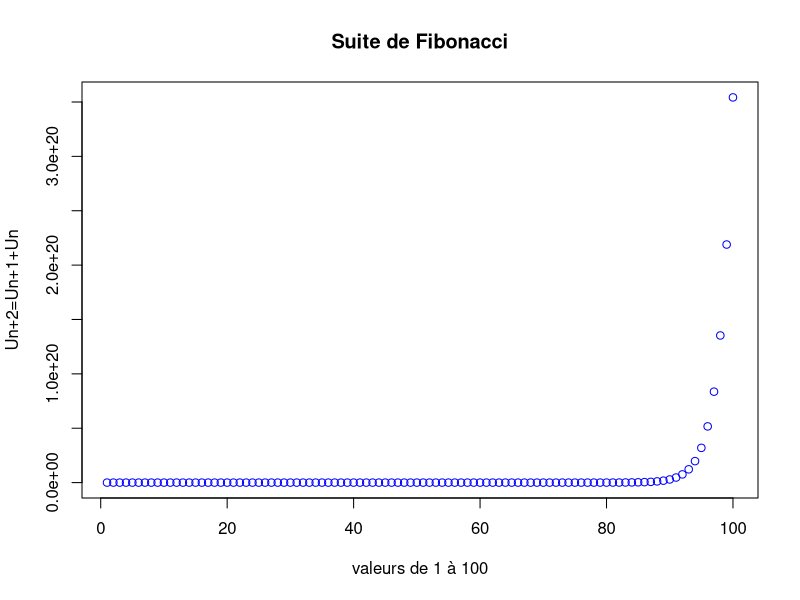
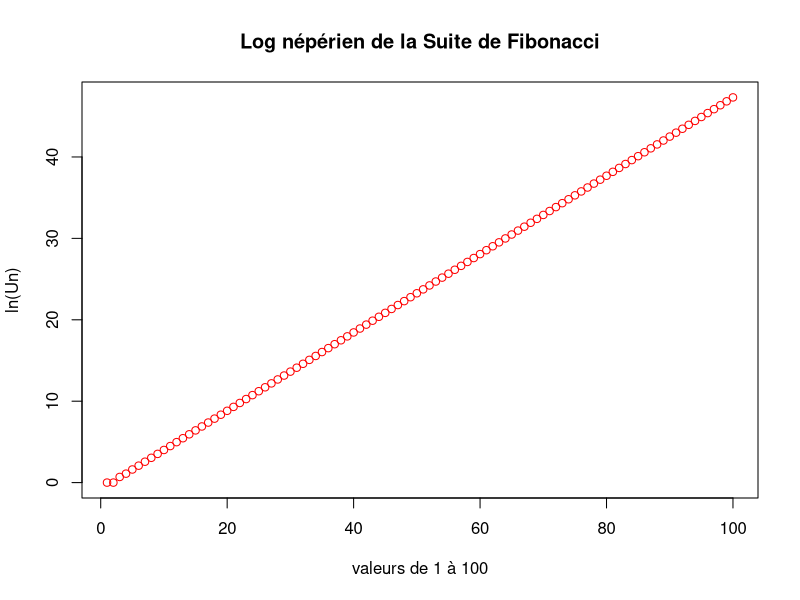

Write R code to recreate these figures, in order.
# Exercice 1.6 — Fibonnacci (script et boucle sous R) On souhaite calculer avec R les
# 100 premiers termes de la suite de Fibbonacci u n+2 = u n+1 + u n .
#créeer un vecteur u de taille 100 ne contenant que de 1
u <- rep(1, 100)
#En utilisant la boucle for, assigner a un+2 la valeur u n+1 + u n .
for(i in 1:(length(u)-2)){u[i+2]<-u[i+1] + u[i]}
#En utilisant la commande plot repr ́esenter la suite (u n ) sur un graphique.
plot(1:100,u,main="Suite de Fibonacci", xlab="valeurs de 1 à 100", ylab="Un+2=Un+1+Un", col="blue",)
#Représenter également la fonction v = ln(un) sur un graphique
v = log(u, base=exp(1))
plot(1:100, v, main = "Log népérien de la Suite de Fibonacci", xlab="valeurs de 1 à 100", ylab="ln(Un)", col="red")
